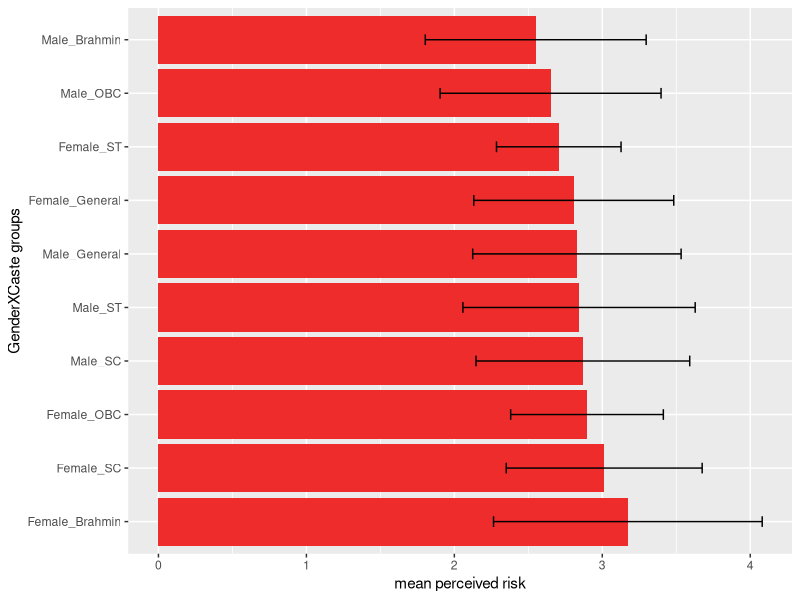

The R source for this figure: (Note: this script raises an error after producing the figure.)
## ---- chunk 1
  knitr::opts_chunk$set(warning = FALSE, message = FALSE)

suppressPackageStartupMessages(library(tidyverse))
suppressPackageStartupMessages(library(readxl))
suppressPackageStartupMessages(library(dplyr))
suppressPackageStartupMessages(library(tidyr))
suppressPackageStartupMessages(library(ggplot2))

## ---- chunk 2
knitr::opts_chunk$set(warning = FALSE, message = FALSE)
moduletwo <- read_excel(here::here("thesis_surveydata/political_factors_complete.xlsx"))
module2 <- data.frame(moduletwo)
module2[module2 == "Rather not say/ Don't know"] <- "Rather not say/Don't know"

# loaded data set for module 2 eco -pol variables and removes the rows with question number and question text
## ---- chunk 3
knitr::opts_chunk$set(warning = FALSE, message = FALSE)
#This chunk contains the coding schemes of various scales used in survey one: eco-political factors, kahan scale and acceptance scale
codedmodule2 <- module2 %>%
  
#remove row 1
  filter(!row_number() %in% c(1,2)) %>% 
  
# replace risky likert scale with numbers
  mutate_at(vars(starts_with("Risky")), funs(case_when(. =="Not at all risky" ~ 1, 
                                                       . =="Slightly risky" ~ 2, 
                                                       . =="Moderately risky" ~ 3, 
                                                       . =="Very risky" ~ 4, 
                                                       . =="Extremely risky" ~ 5))) %>%

# replace beneficial likert scale with numbers  
  mutate_at(vars(starts_with("Ben")), funs(case_when(. =="Not at all beneficial" ~ 1,
                                                     . =="Slightly beneficial" ~ 2,
                                                     . =="Moderately beneficial" ~ 3,
                                                     . =="Very beneficial" ~ 4,
                                                     . =="Extremely beneficial" ~ 5 ))) %>%

# replace nuclear acceptance likert scale with numbers
  mutate_at(vars(N_accept,N_reluctantlyaccept,N_reject), funs(case_when(. == "Strongly disagree" ~ 1, 
                                                                        . == "Somewhat disagree" ~ 2,
                                                                        . == "Neither agree nor disagree" ~3,
                                                                        . == "Somewhat agree" ~ 4,
                                                                        . == "Strongly agree" ~ 5))) %>%
  
# code likert scale for variables for Kahan scale into numbers
  mutate_at(vars(starts_with (c("K_I","K_H","DISPLACE", "POLLUTE", "HEALTH", "JOBS", "BEAUTY", "PRIDE", "NPRIDE", "DEV", "PROSPER", "RELY"))), funs(case_when(. == "Strongly disagree" ~ 1, 
               . == "Somewhat disagree" ~ 2,
               . == "Neither agree nor disagree" ~3,
               . == "Somewhat agree" ~ 4,
               . == "Strongly agree" ~ 5))) %>%
  
# reverse code for likert scale for variables for Kahan scale into numbers
  mutate_at(vars(starts_with (c("K_S","K_E"))), funs(case_when(. == "Strongly disagree" ~ 5, 
                                                               . == "Somewhat disagree" ~ 4,
                                                               . == "Neither agree nor disagree" ~3,
                                                               . == "Somewhat agree" ~ 2,
                                                               . == "Strongly agree" ~ 1))) %>%

# code eco-pol scale variables into numbers
  mutate_at(vars(SYSTEMDEMO,SYSTEMRELIGION,SYSTEMTECHNO,SYSTEMTOTAL,WEALTHLIM,MECHANISATION,DECISIONDECEN,INDUSTRYLARGE,ECONOMYGLOBAL,OWNERPVT,OWNERNOREG), funs(case_when(. == "Strongly disagree" ~ 1, 
                        . == "Somewhat disagree" ~ 2,
                        . == "Neither agree nor disagree" ~3,
                        . == "Somewhat agree" ~ 4,
                        . == "Strongly agree" ~ 5))) %>%

# reverse code eco-pol scale variables into numbers 
 mutate_at(vars(DECISIONCEN, INDUSTRYSMALL, ECONOMYLOCAL, ENVOVERDEV,OWNERPUB, OWNERREG), funs(case_when(. == "Strongly disagree" ~ 5, 
                                                                                                         . == "Somewhat disagree" ~ 4,
                                                                                                         . == "Neither agree nor disagree" ~3,
                                                                                                         . == "Somewhat agree" ~ 2,
                                                                                                         . == "Strongly agree" ~ 1)))

## ---- chunk 4

moduleone <- read_excel(here::here("thesis_surveydata/livelihood_insecurity_complete.xlsx"))
module1 <- data.frame(moduleone)

# loaded data set for module 2 eco -pol variables and removes the rows with question number and question text
## ---- chunk 5
#This chunk contains the coding schemes of various scales used in survey one: eco-political factors, kahan scale and acceptance scale
codedmodule1 <- module1 %>%
  
#remove row 1
  filter(!row_number() %in% c(1,2)) %>% 
  
# replace risky likert scale with numbers
  mutate_at(vars(starts_with("Risky")), funs(case_when(. =="Not at all risky" ~ 1, 
                                                       . =="Slightly risky" ~ 2, 
                                                       . =="Moderately risky" ~ 3, 
                                                       . =="Very risky" ~ 4, 
                                                       . =="Extremely risky" ~ 5))) %>%

# replace beneficial likert scale with numbers  
  mutate_at(vars(starts_with("Ben")), funs(case_when(. =="Not at all beneficial" ~ 1,
                                                     . =="Slightly beneficial" ~ 2,
                                                     . =="Moderately beneficial" ~ 3,
                                                     . =="Very beneficial" ~ 4,
                                                     . =="Extremely beneficial" ~ 5 ))) %>%

# replace nuclear acceptance likert scale with numbers
  mutate_at(vars(N_accept,N_reluctantlyaccept,N_reject), funs(case_when(. == "Strongly disagree" ~ 1, 
                                                                        . == "Somewhat disagree" ~ 2,
                                                                        . == "Neither agree nor disagree" ~3,
                                                                        . == "Somewhat agree" ~ 4,
                                                                        . == "Strongly agree" ~ 5)))

## ---- chunk 6

suppressPackageStartupMessages(library(tidyselect))
# combine codedmodule1 and codedmodule2

numcol2 <- codedmodule2 %>% add_column(Respondent = 1:1099, .before = "Language") 
numcol1 <- codedmodule1 %>% add_column(Respondent = 1099:2160, .before = "Language")

joineddf <-  full_join(numcol2, numcol1, by = c("Respondent", "Language", "Survey_Date", "State", "Risky_Hydro", "Risky_Solar", "Risky_Wind", "Risky_Nuclear", "Risky_Coal", "Risky_Gas", "Risky_Oil", "Risky_INDHydro", "Risky_INDSolar", "Risky_INDWind", "Risky_INDBiogas", "Risky_INDDiesel", "Risky_INDKerosene", "Risky_INDFirewoodetc", "Risky_INDLPG", "Ben_Hydro", "Ben_Solar", "Ben_Wind", "Ben_Nuclear", "Ben_Coal", "Ben_Gas", "Ben_Oil", "Ben_INDHydro", "Ben_INDSolar", "Ben_INDWind", "Ben_INDDiesel", "Ben_INDBiogas", "Ben_INDFirewoodetc", "Ben_INDLPG", "Ben_INDKerosene", "N_accept", "N_reluctantlyaccept", "N_reject", "age", "urban_rural", "gender", "caste", "religion", "religiontext")) 

## ---- chunk 7


castegendereffect <- joineddf %>%
  select(starts_with(c("Risky", "gender", "caste")))%>%
  unite("Gender_Caste", c("gender", "caste")) %>%
  na.omit() 


castegendereffect$Gender_Caste <- as.factor(castegendereffect$Gender_Caste)
#levels(castegendereffect$Gender_Caste)

 # mean risk from centrally controlled energy technologies

a <- castegendereffect %>%
  mutate(Gender_Caste = factor(castegendereffect$Gender_Caste, levels = c("Female_Brahmin", "Female_SC", "Female_OBC", "Male_SC","Male_ST", "Male_General", "Female_General","Female_ST" ,"Male_OBC", "Male_Brahmin")))%>%
  select(!starts_with(c("Risky_IND")))%>%
  rowwise()%>%
  na.omit()%>%
  dplyr::mutate(riskscore = mean(c_across(Risky_Hydro:Risky_Oil))) %>%
  select(Gender_Caste, riskscore) %>%
  dplyr::group_by(Gender_Caste)%>%
  summarise(mean=mean(riskscore), sd=sd(riskscore), n=n(), median= median(riskscore))%>%
  arrange(desc(mean))

a %>%  ggplot(aes(y = Gender_Caste, x = mean))+
  geom_bar(stat="identity", position=position_dodge(), fill = "firebrick2")+
  geom_errorbar(aes(xmin=mean-sd, xmax=mean + sd), width=.2,
                 position=position_dodge(.9))+
  labs(x = "mean perceived risk", y = "GenderXCaste groups")

a %>% 


## ---- chunk 8


castegenderben <- joineddf %>%
  select(starts_with(c("Ben", "gender", "caste")))%>%
  unite("Gender_Caste", c("gender", "caste")) %>%
  na.omit() 



 # mean benefit from centrally controlled energy technologies

castegenderben %>%
  mutate(Gender_Caste = factor(castegenderben$Gender_Caste, levels = c("Male_OBC","Female_Brahmin","Male_SC","Male_ST", "Male_General", "Female_SC", "Female_OBC",  "Female_General" , "Male_Brahmin","Female_ST")))%>%
  select(!starts_with(c("Ben_IND")))%>%
  rowwise()%>%
  na.omit()%>%
  dplyr::mutate(benscore = mean(c_across(Ben_Hydro:Ben_Oil))) %>%
  select(Gender_Caste, benscore) %>%
  dplyr::group_by(Gender_Caste)%>%
  summarise(mean=mean(benscore), sd=sd(benscore))%>%
  arrange(desc(mean))%>%
  ggplot(aes(y = Gender_Caste, x = mean))+
  geom_bar(stat="identity", position=position_dodge(), fill = "palegreen3")+
  geom_errorbar(aes(xmin=mean-sd, xmax=mean + sd), width=.2,
                 position=position_dodge(.9))+
  labs(x = "mean perceived risk", y = "GenderXCaste groups")
 


## ---- chunk 9

# mean risk from individually or community owned energy technologies

castegendereffect %>%
  mutate(Gender_Caste = factor(Gender_Caste, levels = c("Female_OBC","Female_SC", "Female_ST" ,"Female_Brahmin", "Male_ST",  "Male_SC","Female_General", "Male_General", "Male_OBC", "Male_Brahmin")))%>%
  select(starts_with(c("Risky_IND", "Gender_Caste")))%>%
  #select("Risky_Hydro", "Risky_Nuclear", "Risky_Coal","Gender_Caste")%>%
  rowwise()%>%
  na.omit()%>%
  dplyr::mutate(riskscore = mean(c_across(Risky_INDHydro:Risky_INDLPG))) %>%
  select(Gender_Caste, riskscore) %>%
  dplyr::group_by(Gender_Caste)%>%
  summarise(mean=mean(riskscore), sd=sd(riskscore))%>%
  arrange(desc(mean))%>%
  ggplot(aes(y = Gender_Caste, x = mean))+
  geom_bar(stat="identity", position=position_dodge(), fill = "firebrick2")+
  geom_errorbar(aes(xmin=mean-sd, xmax=mean + sd), width=.2,
                 position=position_dodge(.9))+
  labs(x = "mean perceived risk", y = "GenderXCaste groups")


#%>%
 
#group_by("Gender_Caste") %>%
 #summarise_at(vars("Risky_Nuclear"), list(Riskscore = mean))
    #mutate(Gender_Caste = factor(Gender_Caste, levels = c("Male_Brahmin", "Male_General","Male_OBC", "Male_SC", "Male_ST","Female_Brahmin", "Female_General", "Female_OBC","Female_SC", "Female_ST")))

## ---- chunk 10

# mean benefit from individually or community owned energy technologies


castegenderben %>%
  mutate(Gender_Caste = factor(Gender_Caste, levels = c("Male_OBC","Female_SC","Female_Brahmin","Female_OBC","Male_SC", "Male_General","Male_ST","Female_General","Male_Brahmin", "Female_ST")))%>%
  select(starts_with(c("Ben_IND", "Gender_Caste")))%>%
  #select("Risky_Hydro", "Risky_Nuclear", "Risky_Coal","Gender_Caste")%>%
  rowwise()%>%
  na.omit()%>%
  dplyr::mutate(benscore = mean(c_across(Ben_INDHydro:Ben_INDLPG))) %>%
  select(Gender_Caste, benscore) %>%
  dplyr::group_by(Gender_Caste)%>%
  summarise(mean=mean(benscore), sd=sd(benscore))%>%
  arrange(desc(mean))%>%
  ggplot(aes(y = Gender_Caste, x = mean))+
  geom_bar(stat="identity", position=position_dodge(), fill = "palegreen3")+
  geom_errorbar(aes(xmin=mean-sd, xmax=mean + sd), width=.2,
                 position=position_dodge(.9))+
  labs(x = "mean perceived benefit", y = "GenderXCaste groups")


## ---- chunk 11

castegendereffect %>%
  mutate(Gender_Caste = factor(Gender_Caste, levels = c("Female_Brahmin","Male_ST","Male_Brahmin", "Male_SC","Female_General","Male_General", "Female_OBC", "Female_ST","Female_SC", "Male_OBC")))%>%
  select(!starts_with(c("Risky_IND")))%>%
  select("Risky_Hydro", "Risky_Nuclear", "Risky_Coal","Gender_Caste")%>%
  na.omit()%>%
  dplyr::group_by(Gender_Caste)%>%
  summarise(hydro_m=mean(Risky_Hydro), hydro_sd=sd(Risky_Hydro), nuclear_m=mean(Risky_Nuclear), nuclear_sd=sd(Risky_Nuclear),            coal_m=mean(Risky_Coal),   coal_sd=sd(Risky_Coal))%>%
  arrange(desc(hydro_m))%>%
  ggplot(aes(y = Gender_Caste, x = hydro_m))+
  geom_bar(stat="identity", position=position_dodge(), fill = "firebrick2")+
  geom_errorbar(aes(xmin=hydro_m-hydro_sd, xmax=hydro_m + hydro_sd), width=.2,
                 position=position_dodge(.9))+
  labs(x = "mean perceived risk", y = "GenderXCaste groups")
## ---- chunk 12

castegenderben %>%
  mutate(Gender_Caste = factor(Gender_Caste, levels = c("Male_OBC","Male_ST", "Female_Brahmin","Male_SC","Male_General", "Female_SC","Female_General","Female_OBC","Male_Brahmin",  "Female_ST")))%>%
  select(!starts_with(c("Ben_IND")))%>%
  select("Ben_Hydro", "Ben_Nuclear", "Ben_Coal","Gender_Caste")%>%
  na.omit()%>%
  dplyr::group_by(Gender_Caste)%>%
  summarise(hydro_m=mean(Ben_Hydro), hydro_sd=sd(Ben_Hydro), nuclear_m=mean(Ben_Nuclear), nuclear_sd=sd(Ben_Nuclear),            coal_m=mean(Ben_Coal),   coal_sd=sd(Ben_Coal))%>%
  arrange(desc(hydro_m))%>%
  ggplot(aes(y = Gender_Caste, x = hydro_m))+
  geom_bar(stat="identity", position=position_dodge(), fill = "palegreen3")+
  geom_errorbar(aes(xmin=hydro_m-hydro_sd, xmax=hydro_m + hydro_sd), width=.2,
                 position=position_dodge(.9))+
  labs(x = "mean perceived benefit", y = "GenderXCaste groups")
## ---- chunk 13

joineddf$urban_rural <- as.factor(joineddf$urban_rural)
#class(joineddf$urban_rural)
#levels(joineddf$urban_rural)


joineddf %>%
  select(starts_with(c("Risky", "urban_rural")))%>%
  select(!starts_with(c("Risky_IND")))%>%
  rowwise()%>%
  na.omit()%>%
  dplyr::mutate(riskscore = mean(c_across(Risky_Hydro:Risky_Oil))) %>%
  select(urban_rural, riskscore) %>%
  dplyr::group_by(urban_rural)%>%
  summarise(mean=mean(riskscore), sd=sd(riskscore))%>%
  arrange(desc(mean))%>%
  ggplot(aes(x= urban_rural, y = mean))+
  geom_bar(stat="identity", position=position_dodge(), fill = "firebrick2")+
  geom_errorbar(aes(ymin=mean-sd, ymax=mean + sd), width=.2,
                 position=position_dodge(.9))+
  labs(x = "urban or rural", y = "mean risk")
## ---- chunk 14

joineddf %>%
  select(starts_with(c("Ben", "urban_rural")))%>%
  select(!starts_with(c("Ben_IND")))%>%
  rowwise()%>%
  na.omit()%>%
  dplyr::mutate(benscore = mean(c_across(Ben_Hydro:Ben_Oil))) %>%
  select(urban_rural, benscore) %>%
  dplyr::group_by(urban_rural)%>%
  summarise(mean=mean(benscore), sd=sd(benscore))%>%
  arrange(desc(mean))%>%
  ggplot(aes(x= urban_rural, y = mean))+
  geom_bar(stat="identity", position=position_dodge(), fill = "palegreen3")+
  geom_errorbar(aes(ymin=mean-sd, ymax=mean + sd), width=.2,
                 position=position_dodge(.9))+
  labs(x = "urban or rural", y = "mean benefit")
## ---- chunk 15

joineddf$gender <- as.factor(joineddf$gender)
#class(joineddf$gender)
#levels(joineddf$gender)


joineddf %>%
  select(starts_with(c("Risky", "gender")))%>%
  select(!starts_with(c("Risky_IND")))%>%
  rowwise()%>%
  na.omit()%>%
  dplyr::mutate(riskscore = mean(c_across(Risky_Hydro:Risky_Oil))) %>%
  select(gender, riskscore) %>%
  dplyr::group_by(gender)%>%
  summarise(mean=mean(riskscore), sd=sd(riskscore))%>%
  arrange(desc(mean))%>%
  ggplot(aes(x= gender, y = mean))+
  geom_bar(stat="identity", position=position_dodge(), fill = "firebrick2")+
  geom_errorbar(aes(ymin=mean-sd, ymax=mean + sd), width=.2,
                 position=position_dodge(.9))+
  labs(y = "mean risk")
## ---- chunk 16

joineddf %>%
  select(starts_with(c("Ben", "gender")))%>%
  select(!starts_with(c("Ben_IND")))%>%
  rowwise()%>%
  na.omit()%>%
  dplyr::mutate(benscore = mean(c_across(Ben_Hydro:Ben_Oil))) %>%
  select(gender, benscore) %>%
  dplyr::group_by(gender)%>%
  summarise(mean=mean(benscore), sd=sd(benscore))%>%
  arrange(desc(mean))%>%
  ggplot(aes(x= gender, y = mean))+
  geom_bar(stat="identity", position=position_dodge(), fill = "palegreen3")+
  geom_errorbar(aes(ymin=mean-sd, ymax=mean + sd), width=.2,
                 position=position_dodge(.9))+
  labs(y = "mean benefit")
## ---- chunk 17

joineddf$gender <- as.factor(joineddf$gender)
#class(joineddf$gender)
#levels(joineddf$gender)



joineddf %>%
  select(starts_with(c("Risky", "gender")))%>%
  select(starts_with(c("Risky_IND", "gender")))%>%
  rowwise()%>%
  na.omit()%>%
  dplyr::mutate(riskscore = mean(c_across(Risky_INDHydro:Risky_INDLPG))) %>%
  select(gender, riskscore) %>%
  dplyr::group_by(gender)%>%
  summarise(mean=mean(riskscore), sd=sd(riskscore))%>%
  arrange(desc(mean))%>%
  ggplot(aes(x= gender, y = mean))+
  geom_bar(stat="identity", position=position_dodge(), fill = "firebrick2")+
  geom_errorbar(aes(ymin=mean-sd, ymax=mean + sd), width=.2,
                 position=position_dodge(.9))+
  labs(y = "mean risk")
## ---- chunk 18

joineddf %>%
  select(starts_with(c("Ben", "gender")))%>%
  select(starts_with(c("Ben_IND", "gender")))%>%
  rowwise()%>%
  na.omit()%>%
  dplyr::mutate(benscore = mean(c_across(Ben_INDHydro:Ben_INDLPG))) %>%
  select(gender, benscore) %>%
  dplyr::group_by(gender)%>%
  summarise(mean=mean(benscore), sd=sd(benscore))%>%
  arrange(desc(mean))%>%
  ggplot(aes(x= gender, y = mean))+
  geom_bar(stat="identity", position=position_dodge(), fill = "palegreen3")+
  geom_errorbar(aes(ymin=mean-sd, ymax=mean + sd), width=.2,
                 position=position_dodge(.9))+
  labs(y = "mean benefit")
## ---- chunk 19

joineddf$religion <- as.factor(joineddf$religion)
#class(joineddf$religion)
#levels(joineddf$religion)



joineddf %>%
  select(starts_with(c("Risky", "religion")))%>%
  select(!starts_with(c("Risky_IND", "religiontext")))%>%
 mutate(religion = factor(religion, levels = c("Agnostism/ Atheism","Other (Please mention)" ,  "Jainism", "Buddhism", "Islam",              "Hinduism", "Christanity", "Sikhism"))) %>%
  #select("Risky_Hydro", "Risky_Solar", "Risky_Nuclear","urban_rural")%>%
  rowwise()%>%
  na.omit()%>%
  dplyr::mutate(riskscore = mean(c_across(Risky_Hydro:Risky_Oil))) %>%
  select(religion, riskscore) %>%
  dplyr::group_by(religion)%>%
  summarise(mean=mean(riskscore), sd=sd(riskscore))%>%
  arrange(desc(mean))%>%
  ggplot(aes(x= religion, y = mean))+
  geom_bar(stat="identity", position=position_dodge(), fill = "firebrick2")+
  geom_errorbar(aes(ymin=mean-sd, ymax=mean + sd), width=.2,
                 position=position_dodge(.9))+
  labs(y= "mean perceived risk")+
  coord_flip()
## ---- chunk 20

joineddf %>%
  select(starts_with(c("Ben", "religion")))%>%
  select(!starts_with(c("Ben_IND", "religiontext")))%>%
 mutate(religion = factor(religion, levels = c("Other (Please mention)" ,"Agnostism/ Atheism",  "Christanity","Hinduism", "Islam","Jainism", "Sikhism" ,"Buddhism"))) %>%
  #select("Risky_Hydro", "Risky_Solar", "Risky_Nuclear","urban_rural")%>%
  rowwise()%>%
  na.omit()%>%
  dplyr::mutate(benscore = mean(c_across(Ben_Hydro:Ben_Oil))) %>%
  select(religion, benscore) %>%
  dplyr::group_by(religion)%>%
  summarise(mean=mean(benscore), sd=sd(benscore))%>%
  arrange(desc(mean))%>%
  ggplot(aes(x= religion, y = mean))+
  geom_bar(stat="identity", position=position_dodge(), fill = "palegreen3")+
  geom_errorbar(aes(ymin=mean-sd, ymax=mean + sd), width=.2,
                 position=position_dodge(.9))+
  labs(y= "mean perceived benefit")+
  coord_flip()
## ---- chunk 21

joineddf$religion <- as.factor(joineddf$religion)
#class(joineddf$religion)
#levels(joineddf$religion)



joineddf %>%
  select(!starts_with(c("religiontext")))%>%
  select(starts_with(c("Risky_IND", "religion")))%>%
 mutate(religion = factor(religion, levels = c("Agnostism/ Atheism", "Jainism","Other (Please mention)" ,  "Buddhism", "Islam",              "Hinduism", "Christanity", "Sikhism"))) %>%
  #select("Risky_Hydro", "Risky_Solar", "Risky_Nuclear","urban_rural")%>%
  rowwise()%>%
  na.omit()%>%
  dplyr::mutate(riskscore = mean(c_across(Risky_INDHydro:Risky_INDLPG))) %>%
  select(religion, riskscore) %>%
  dplyr::group_by(religion)%>%
  summarise(mean=mean(riskscore), sd=sd(riskscore))%>%
  arrange(desc(mean))%>%
  ggplot(aes(x= religion, y = mean))+
  geom_bar(stat="identity", position=position_dodge(), fill = "firebrick2")+
  geom_errorbar(aes(ymin=mean-sd, ymax=mean + sd), width=.2,
                 position=position_dodge(.9))+
  labs(y= "mean perceived risk")+
  coord_flip()
## ---- chunk 22

joineddf %>%
  select(!starts_with(c("religiontext")))%>%
  select(starts_with(c("Ben_IND", "religion")))%>%
 mutate(religion = factor(religion, levels = c( "Jainism","Other (Please mention)" , "Hinduism","Agnostism/ Atheism", "Islam",   "Christanity","Buddhism", "Sikhism"))) %>%
  #select("Risky_Hydro", "Risky_Solar", "Risky_Nuclear","urban_rural")%>%
  rowwise()%>%
  na.omit()%>%
  dplyr::mutate(benscore = mean(c_across(Ben_INDHydro:Ben_INDLPG))) %>%
  select(religion, benscore) %>%
  dplyr::group_by(religion)%>%
  summarise(mean=mean(benscore), sd=sd(benscore))%>%
  arrange(desc(mean))%>%
  ggplot(aes(x= religion, y = mean))+
  geom_bar(stat="identity", position=position_dodge(), fill = "palegreen3")+
  geom_errorbar(aes(ymin=mean-sd, ymax=mean + sd), width=.2,
                 position=position_dodge(.9))+
  labs(y= "mean perceived benefit")+
  coord_flip()
## ---- chunk 23

joineddf$age <- as.factor(joineddf$age)
#class(joineddf$age)
#levels(joineddf$age)



joineddf %>%
  select(starts_with(c("Risky", "age")))%>%
  select(!starts_with(c("Risky_IND")))%>%
 mutate(age = factor(age, levels = c("18-24 years old", "25-34 years old", "35-44 years old", "45-54 years old" , "55-64 years old" ,  "65-74 years old", "75 years or older"))) %>%
  #select("Risky_Hydro", "Risky_Solar", "Risky_Nuclear","urban_rural")%>%
  rowwise()%>%
  na.omit()%>%
  dplyr::mutate(riskscore = mean(c_across(Risky_Hydro:Risky_Oil))) %>%
  select(age, riskscore) %>%
  dplyr::group_by(age)%>%
  summarise(mean=mean(riskscore), sd=sd(riskscore))%>%
  arrange(desc(mean))%>%
  ggplot(aes(x= age, y = mean))+
  geom_bar(stat="identity", position=position_dodge(), fill = "firebrick2")+
  geom_errorbar(aes(ymin=mean-sd, ymax=mean + sd), width=.2,
                 position=position_dodge(.9))+
  labs(y = "mean perceived risk")+
  coord_flip()
## ---- chunk 24

joineddf %>%
  select(starts_with(c("Ben", "age")))%>%
  select(!starts_with(c("Ben_IND")))%>%
 mutate(age = factor(age, levels = c("18-24 years old", "25-34 years old", "35-44 years old", "45-54 years old" , "55-64 years old" ,  "65-74 years old", "75 years or older"))) %>%
  #select("Risky_Hydro", "Risky_Solar", "Risky_Nuclear","urban_rural")%>%
  rowwise()%>%
  na.omit()%>%
  dplyr::mutate(benscore = mean(c_across(Ben_Hydro:Ben_Oil))) %>%
  select(age, benscore) %>%
  dplyr::group_by(age)%>%
  summarise(mean=mean(benscore), sd=sd(benscore))%>%
  arrange(desc(mean))%>%
  ggplot(aes(x= age, y = mean))+
  geom_bar(stat="identity", position=position_dodge(), fill = "palegreen3")+
  geom_errorbar(aes(ymin=mean-sd, ymax=mean + sd), width=.2,
                 position=position_dodge(.9))+
  labs(y = "mean perceived benefit")+
  coord_flip()
## ---- chunk 25

joineddf %>%
  select(starts_with(c("Risky", "age")))%>%
  select(starts_with(c("Risky_IND", "age")))%>%
 mutate(age = factor(age, levels = c("18-24 years old", "25-34 years old", "35-44 years old", "45-54 years old" , "55-64 years old" ,  "65-74 years old", "75 years or older"))) %>%
  #select("Risky_Hydro", "Risky_Solar", "Risky_Nuclear","urban_rural")%>%
  rowwise()%>%
  na.omit()%>%
  dplyr::mutate(riskscore = mean(c_across(Risky_INDHydro:Risky_INDLPG))) %>%
  select(age, riskscore) %>%
  dplyr::group_by(age)%>%
  summarise(mean=mean(riskscore), sd=sd(riskscore))%>%
  arrange(desc(mean))%>%
  ggplot(aes(x= age, y = mean))+
  geom_bar(stat="identity", position=position_dodge(), fill = "firebrick2")+
  geom_errorbar(aes(ymin=mean-sd, ymax=mean + sd), width=.2,
                 position=position_dodge(.9))+
  labs(y = "mean perceived risk")+
  coord_flip()
## ---- chunk 26

joineddf %>%
  select(starts_with(c("Ben", "age")))%>%
  select(starts_with(c("Ben_IND", "age")))%>%
 mutate(age = factor(age, levels = c("18-24 years old", "25-34 years old", "35-44 years old", "45-54 years old" , "55-64 years old" ,  "65-74 years old", "75 years or older"))) %>%
  #select("Risky_Hydro", "Risky_Solar", "Risky_Nuclear","urban_rural")%>%
  rowwise()%>%
  na.omit()%>%
  dplyr::mutate(benscore = mean(c_across(Ben_INDHydro:Ben_INDLPG))) %>%
  select(age, benscore) %>%
  dplyr::group_by(age)%>%
  summarise(mean=mean(benscore), sd=sd(benscore))%>%
  arrange(desc(mean))%>%
  ggplot(aes(x= age, y = mean))+
  geom_bar(stat="identity", position=position_dodge(), fill = "palegreen3")+
  geom_errorbar(aes(ymin=mean-sd, ymax=mean + sd), width=.2,
                 position=position_dodge(.9))+
  labs(y = "mean perceived benefit")+
  coord_flip()
## ---- chunk 27
cenrisksummary <- joineddf %>%
  group_by(State)%>%
  summarize_at(vars(starts_with(c("RISKY"))), list(~mean(., na.rm = TRUE), ~median(., na.rm = TRUE), ~sd(.,na.rm = TRUE),~var(.,na.rm = TRUE), ~n())) %>%
  #melt to long format
  gather(key = "technology", value = "summary", Risky_Hydro_mean, Risky_Solar_mean, Risky_Wind_mean, Risky_Nuclear_mean, Risky_Coal_mean, Risky_Gas_mean, Risky_Oil_mean, Risky_Hydro_sd, Risky_Solar_sd, Risky_Wind_sd, Risky_Nuclear_sd, Risky_Coal_sd, Risky_Gas_sd, Risky_Oil_sd) %>%
  select(State, technology, summary) %>%
  # separate risky from variable suffix
  separate(technology, c("Risky", "var"), extra = "merge", fill = "left") %>%
  #separate mean from variable prefix
  separate(var, c("technology", "meansd")) %>%
  # spread summary values back to wide form
  spread(meansd,summary) %>%
  #clean up
  select(-Risky)%>%
  arrange(mean) #%>%
  #setNames(paste0('perceivedrisk.', names(.))) %>%
  #dplyr::rename(technology= perceivedrisk.technology)

## ---- chunk 28
cenbensummary <- joineddf %>%
  group_by(State)%>%
  summarize_at(vars(starts_with(c("Ben"))), list(~mean(., na.rm = TRUE), ~median(., na.rm = TRUE), ~sd(.,na.rm = TRUE),~var(.,na.rm = TRUE), ~n())) %>%
  #melt to long format
  gather(key = "technology", value = "summary", Ben_Hydro_mean, Ben_Solar_mean, Ben_Wind_mean, Ben_Nuclear_mean, Ben_Coal_mean, Ben_Gas_mean, Ben_Oil_mean, Ben_Hydro_sd, Ben_Solar_sd, Ben_Wind_sd, Ben_Nuclear_sd, Ben_Coal_sd, Ben_Gas_sd, Ben_Oil_sd) %>%
  select(State, technology, summary) %>%
  # separate risky from variable suffix
  separate(technology, c("Ben", "var"), extra = "merge", fill = "left") %>%
  #separate mean from variable prefix
  separate(var, c("technology", "meansd")) %>%
  # spread summary values back to wide form
  spread(meansd,summary) %>%
  #clean up
  select(-Ben)%>%
  arrange(mean) #%>%
  #setNames(paste0('perceivedrisk.', names(.))) %>%
  #dplyr::rename(technology= perceivedrisk.technology)

## ---- chunk 29

joineddf$State <- as.factor(joineddf$State)
#class(joineddf$State)
#levels(joineddf$State)

cenrisksummary %>%
  mutate(technology = fct_reorder(technology, mean, .desc = TRUE))%>%
  ggplot(aes(y= technology, x= mean, fill = technology))+
  geom_bar(stat="identity", position=position_dodge())+
  theme_minimal()+
  geom_errorbar(aes(xmin=mean-sd, xmax=mean + sd), width=.2,
                 position=position_dodge(.9))+
  scale_fill_manual(values=c("#74238B", "#FEF102","#484349","#BA5C12", "#4D9DE0","#CFEBDF", "#FA6728"))+
  xlim(0,5)+
  facet_wrap(~ State)+
  labs(x = "mean perceived risk", y = "energy technologies")
  #scale_fill_manual(y, values =))+


## ---- chunk 30

joineddf$State <- as.factor(joineddf$State)
#class(joineddf$State)
#levels(joineddf$State)

cenbensummary %>%
  mutate(technology = fct_reorder(technology, mean, .desc = TRUE))%>%
  ggplot(aes(y= technology, x= mean, fill = technology))+
  geom_bar(stat="identity", position=position_dodge())+
  theme_minimal()+
  geom_errorbar(aes(xmin=mean-sd, xmax=mean + sd), width=.2,
                 position=position_dodge(.9))+
  scale_fill_manual(values=c("#74238B", "#FEF102","#484349","#BA5C12", "#4D9DE0","#CFEBDF", "#FA6728"))+
  xlim(0,5)+
  facet_wrap(~ State)+
  labs(x = "mean perceived benefit", y = "energy technologies")
  #scale_fill_manual(y, values =))+


## ---- chunk 31
INDrisksummary <- joineddf %>%
  group_by(State)%>%
  summarize_at(vars(starts_with(c("RISKY_IND"))), list(~mean(., na.rm = TRUE), ~median(., na.rm = TRUE), ~sd(.,na.rm = TRUE),~var(.,na.rm = TRUE), ~n())) %>%
  #melt to long format
  gather(key = "technology", value = "summary", Risky_INDHydro_mean, Risky_INDSolar_mean, Risky_INDWind_mean, Risky_INDDiesel_mean, Risky_INDKerosene_mean, Risky_INDFirewoodetc_mean, Risky_INDLPG_mean,  Risky_INDBiogas_mean, Risky_INDHydro_sd, Risky_INDSolar_sd, Risky_INDWind_sd, Risky_INDDiesel_sd, Risky_INDKerosene_sd, Risky_INDBiogas_sd, Risky_INDKerosene_sd, Risky_INDFirewoodetc_sd, Risky_INDLPG_sd) %>%
  select(State, technology, summary) %>%
  # separate risky from variable suffix
  separate(technology, c("Risky", "var"), extra = "merge", fill = "left") %>%
  #separate mean from variable prefix
  separate(var, c("technology", "meansd")) %>%
  # spread summary values back to wide form
  spread(meansd,summary) %>%
  #clean up
  select(-Risky)%>%
  arrange(mean) #%>%
  #setNames(paste0('perceivedrisk.', names(.))) %>%
  #dplyr::rename(technology= perceivedrisk.technology)

## ---- chunk 32
INDbensummary <- joineddf %>%
  group_by(State)%>%
  summarize_at(vars(starts_with(c("Ben_IND"))), list(~mean(., na.rm = TRUE), ~median(., na.rm = TRUE), ~sd(.,na.rm = TRUE),~var(.,na.rm = TRUE), ~n())) %>%
  #melt to long format
  gather(key = "technology", value = "summary", Ben_INDHydro_mean, Ben_INDSolar_mean, Ben_INDWind_mean, Ben_INDDiesel_mean, Ben_INDKerosene_mean, Ben_INDFirewoodetc_mean, Ben_INDLPG_mean,  Ben_INDBiogas_mean, Ben_INDHydro_sd, Ben_INDSolar_sd, Ben_INDWind_sd, Ben_INDDiesel_sd, Ben_INDKerosene_sd, Ben_INDBiogas_sd, Ben_INDKerosene_sd, Ben_INDFirewoodetc_sd, Ben_INDLPG_sd) %>%
  select(State, technology, summary) %>%
  # separate risky from variable suffix
  separate(technology, c("Ben", "var"), extra = "merge", fill = "left") %>%
  #separate mean from variable prefix
  separate(var, c("technology", "meansd")) %>%
  # spread summary values back to wide form
  spread(meansd,summary) %>%
  #clean up
  select(-Ben)%>%
  arrange(mean) #%>%
  #setNames(paste0('perceivedrisk.', names(.))) %>%
  #dplyr::rename(technology= perceivedrisk.technology)

## ---- chunk 33


INDrisksummary %>%
  mutate(technology = fct_reorder(technology, mean, .desc = TRUE))%>%
  ggplot(aes(y= technology, x= mean, fill = technology))+
  geom_bar(stat="identity", position=position_dodge())+
  theme_minimal()+
  geom_errorbar(aes(xmin=mean-sd, xmax=mean + sd), width=.2,
                 position=position_dodge(.9))+
  scale_fill_manual(values=c("red","#74238B", "#4D9DE0", "#CFEBDF","#FEF102","#484349","#BA5C12", "#FA6728"))+
  xlim(0,5)+
  facet_wrap(~ State)+
  labs(x = "mean perceived risk", y = "energy technologies")
  #scale_fill_manual(y, values =))+


## ---- chunk 34


INDbensummary %>%
  mutate(technology = fct_reorder(technology, mean, .desc = TRUE))%>%
  ggplot(aes(y= technology, x= mean, fill = technology))+
  geom_bar(stat="identity", position=position_dodge())+
  theme_minimal()+
  geom_errorbar(aes(xmin=mean-sd, xmax=mean + sd), width=.2,
                 position=position_dodge(.9))+
  scale_fill_manual(values=c("red","#74238B", "#4D9DE0", "#CFEBDF","#FEF102","#484349","#BA5C12", "#FA6728"))+
  xlim(0,5)+
  facet_wrap(~ State)+
  labs(x = "mean perceived benefit", y = "energy technologies")
  #scale_fill_manual(y, values =))+


## ---- chunk 35
#Distribution checks 
joineddf %>%
  filter(urban_rural == "Urban") %>%
  ggplot(aes(x=Risky_Hydro, y = ..count..), fill = "lightgray")+
  geom_bar()
